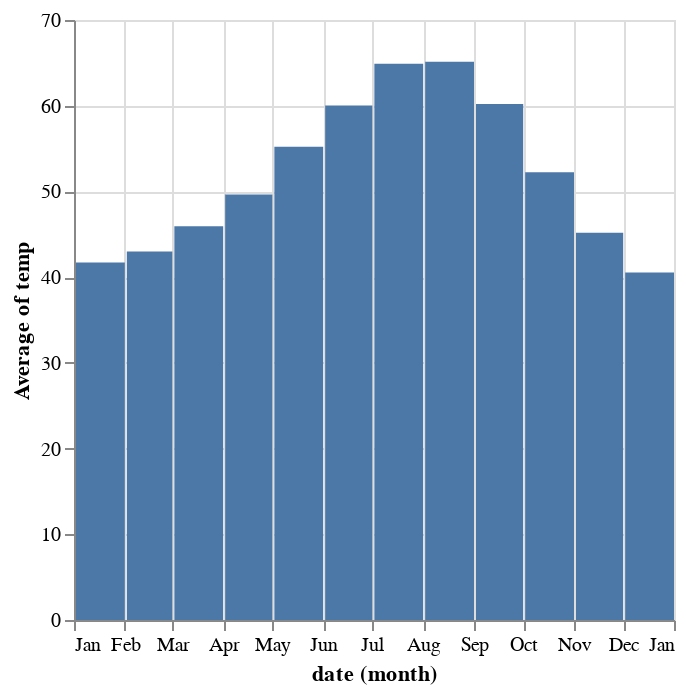

The notebook cell this image was saved under:
### Markdown cell above
Como os meses estão no eixo y isso resulta em um gráfico de barras horizontais, caso seja desejado um gráfico de barras verticais basta inverter o eixo x com o y

### Code cell
alt.Chart(temper).mark_bar().encode(
    x='month(date)',
    y='average(temp)'
)

### Figure 1 — Vega-Lite specification as saved in the notebook (floating-point values rounded to 4 significant figures; data arrays with more than 128 entries replaced by an {"elided": "..."} marker saying what was removed)
{"config": {"view": {"continuousWidth": 300, "continuousHeight": 300}}, "data": {"name": "data-baeb79050189bfbd7ddc2b4a9fbe82e7"}, "mark": {"type": "bar"}, "encoding": {"x": {"field": "date", "timeUnit": "month", "type": "temporal"}, "y": {"aggregate": "average", "field": "temp", "type": "quantitative"}}, "$schema": "https://vega.github.io/schema/vega-lite/v5.20.1.json", "datasets": {"data-baeb79050189bfbd7ddc2b4a9fbe82e7": {"elided": "8759 records"}}}
